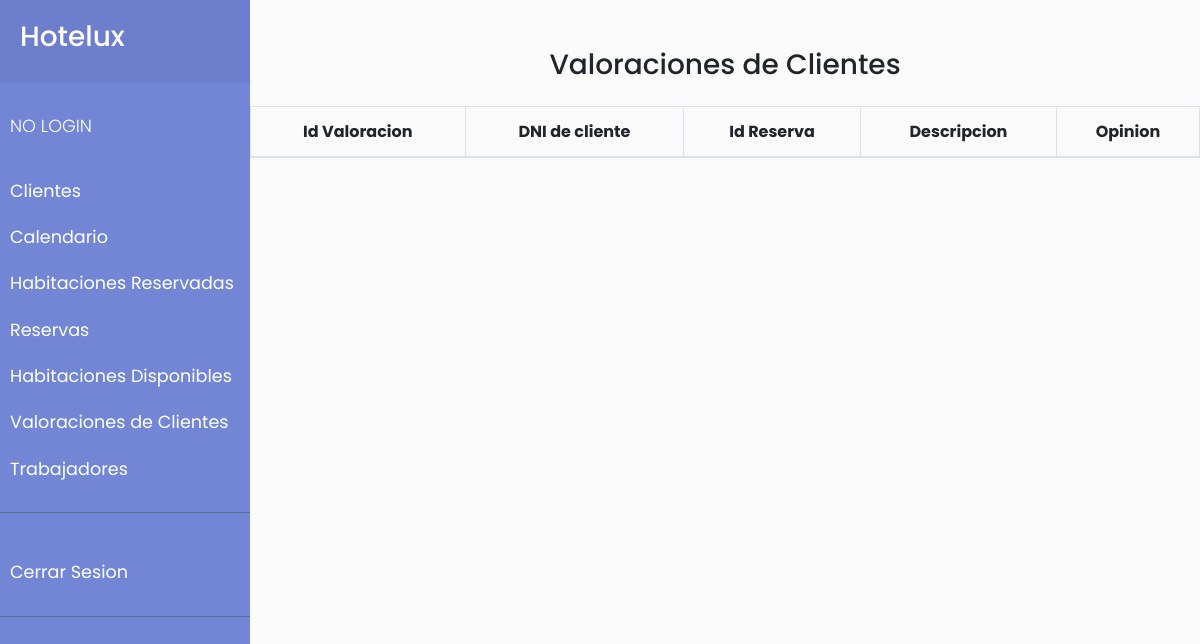
Before: /valoraciones.php with the older database file.
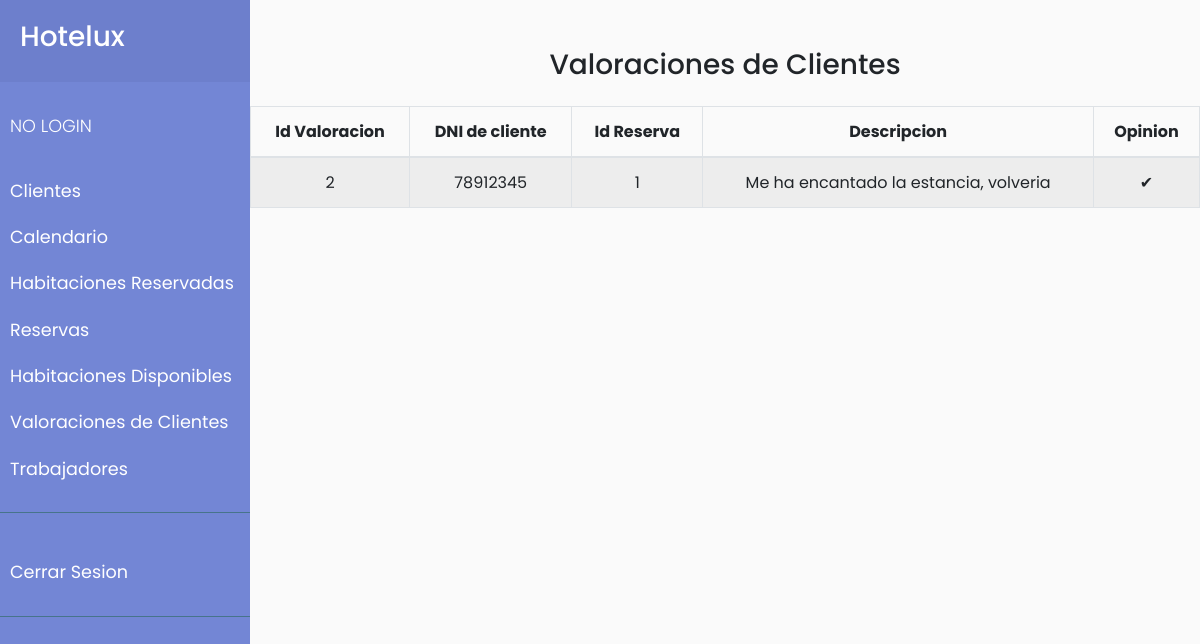
After: the same page with the newer database file.
### tables this page shows
CREATE TABLE IF NOT EXISTS `valoraciones` (
  `IdValoracion` int(11) NOT NULL AUTO_INCREMENT,
  `IdCliente` int(11) NOT NULL,
  `IdReserva` int(11) NOT NULL,
  `Description` varchar(500) NOT NULL,
  `Opinion` tinyint(1) NOT NULL,
  PRIMARY KEY (`IdValoracion`),
  KEY `IdReserva` (`IdReserva`)
);

### bbdd.php (called while the page is built, shortened)
<?php
function conecta()
{
    $servername = "localhost";
    $user = "root";
    $password = "";
    $dbname = "hotel_erp";
    $conn = new mysqli($servername, $user, $password, $dbname);
    return $conn;
}
function recogerResenas()
{
    $con = conecta();
    $query = "Select * from valoraciones";
    $result = $con->query($query);
    return $result;
}

### valoraciones.php (the view)
<?php
include "bbdd.php";
include 'cabecera.php';
$consultaValoracion = recogerResenas();
?>
<div class="row">
    <div class="col-12">
        <h3 class="text text-center mt-5 mb-4">Valoraciones de Clientes</h3>
    </div>
    <div class="table-responsive">
        <table id="datos_valoraciones" class="table table-bordered table-striped">
            <thead>
                <tr class="text text-center">
                    <th>Id Valoracion</th>
                    <th>DNI de cliente</th>
                    <th>Id Reserva</th>
                    <th>Descripcion</th>
                    <th>Opinion</th>
                </tr>
            </thead>
            <tbody>
                <?php
                $resultset = $consultaValoracion or die("error base de datos:" . mysqli_error($conn));
                while ($row = mysqli_fetch_assoc($resultset)) {
                    if ($row['Opinion'] == 0) {
                        $opinion = '✔';
                     }else{
                         $opinion = '❌';
                     }
                    echo "
                        <tr>
                            <td class='text text-center'>" . $row['IdValoracion'] . "</td>
                            <td class='text text-center'>" . $row['IdCliente'] . "</td>
                            <td class='text text-center'>" . $row['IdReserva'] . "</td>
                            <td class='text text-center'>" . $row['Description'] . "</td>
							<td class='text text-center'>" . $opinion. "</td>
                        </tr>";
                } ?>
            </tbody>
        </table>
    </div>
</div>

### cabecera.php (shortened to what this page needs)
<html lang="es">
<head>
    <link rel="stylesheet" href="https://stackpath.bootstrapcdn.com/bootstrap/4.1.0/css/bootstrap.min.css">
    <link rel="stylesheet" href="CSS/style.css">
</head>
</head>
<body>
    <div class="wrapper">
        <nav id="sidebar">
            <div class="sidebar-header">
                <h3>Hotelux</h3>
            </div>
            <ul class="list-unstyled components">
                <?php
                if (isset($_SESSION["nombre"])) {
                    print "<p>Bienvenido, " . strtoupper($_SESSION['nombre']) . "</p>";
                } else {
                    print "<p>NO LOGIN </p>";
                }
                ?>
                <li>
                    <a href="clientes.php">Clientes</a>
                </li>
                <li>
                    <a href="calendar.php">Calendario</a>
                </li>
                <li>
                    <a href="habitaciones_reservadas.php">Habitaciones Reservadas</a>
                </li>
                <li>
                    <a href="reservas.php">Reservas</a>
                </li>
                <li>
                    <a href="habitaciones_disponibles.php">Habitaciones Disponibles</a>
                </li>
                <li>
                    <a href="valoraciones.php">Valoraciones de Clientes</a>
                </li>
                <li>
                    <a href="trabajadores.php">Trabajadores</a>
                </li>
            </ul>
            <ul class="list-unstyled components ">
                <li>
                    <a href="cerrar.php">Cerrar Sesion</a>
                </li>
            </ul>
        </nav>
        <div class="container">

### CSS/style.css (style rules this page uses)
body { font-family: 'Poppins', sans-serif; background: #fafafa; }
.wrapper { display: flex; align-items: stretch; }
p { font-family: 'Poppins', sans-serif; font-size: 1.1em; font-weight: 300; line-height: 1.7em; color: #999; }
a, a:hover, a:focus { color: inherit; text-decoration: none; transition: all 0.3s; }
#sidebar { background: #7386D5; color: #fff; transition: all 0.3s; min-width: 250px; max-width: 250px; min-height: 100vh; }
#sidebar .sidebar-header { padding: 20px; background: #6d7fcc; }
#sidebar ul.components { padding: 20px 0; border-bottom: 1px solid #47748b; }
#sidebar ul p { color: #fff; padding: 10px; }
#sidebar ul li a { padding: 10px; font-size: 1.1em; display: block; }

Changed rows visible on the page:
added valoraciones: IdValoracion "2", IdCliente "78912345", IdReserva "1", Description "Me ha encantado la estancia, volveria", Opinion "✔"
